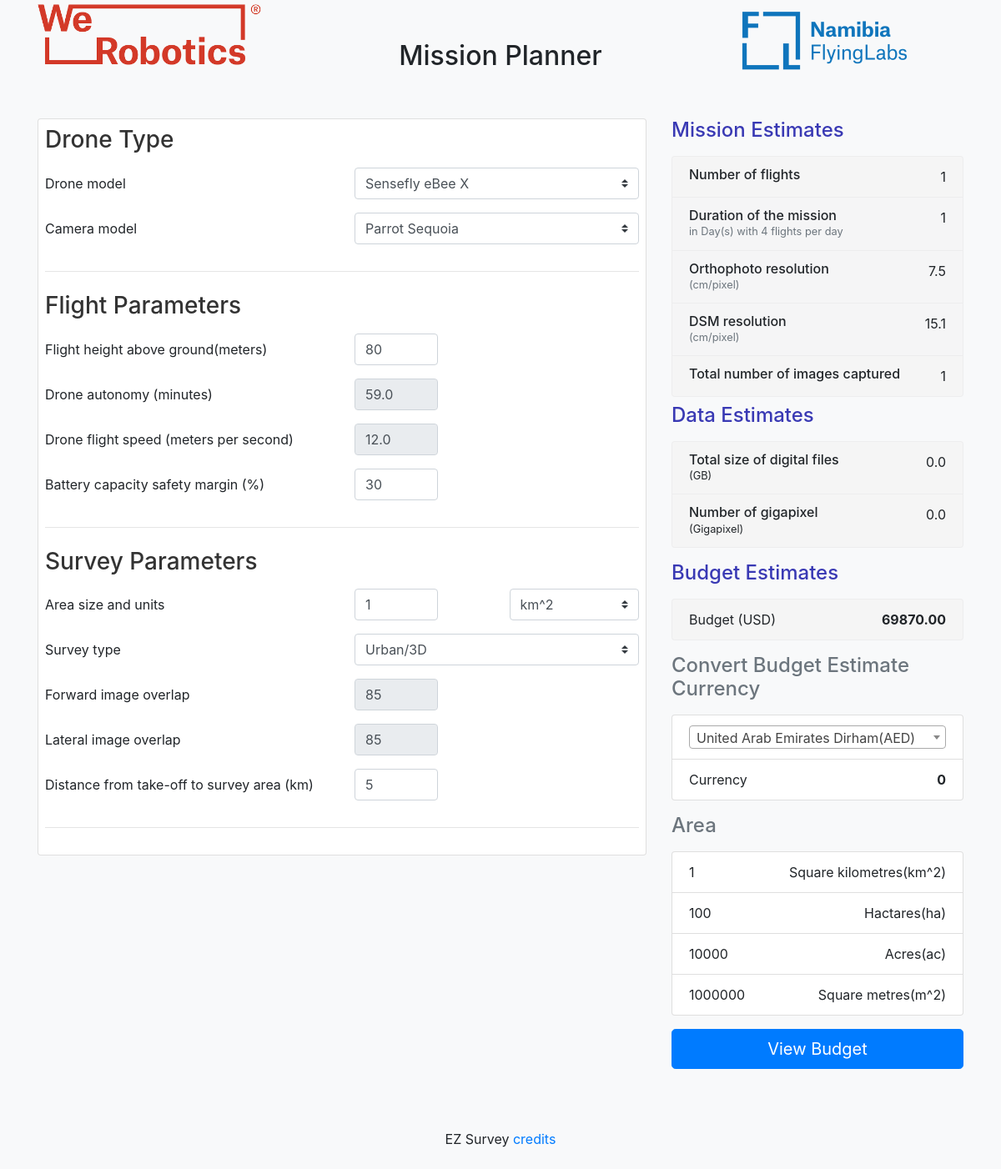
Before: / with the older database file.
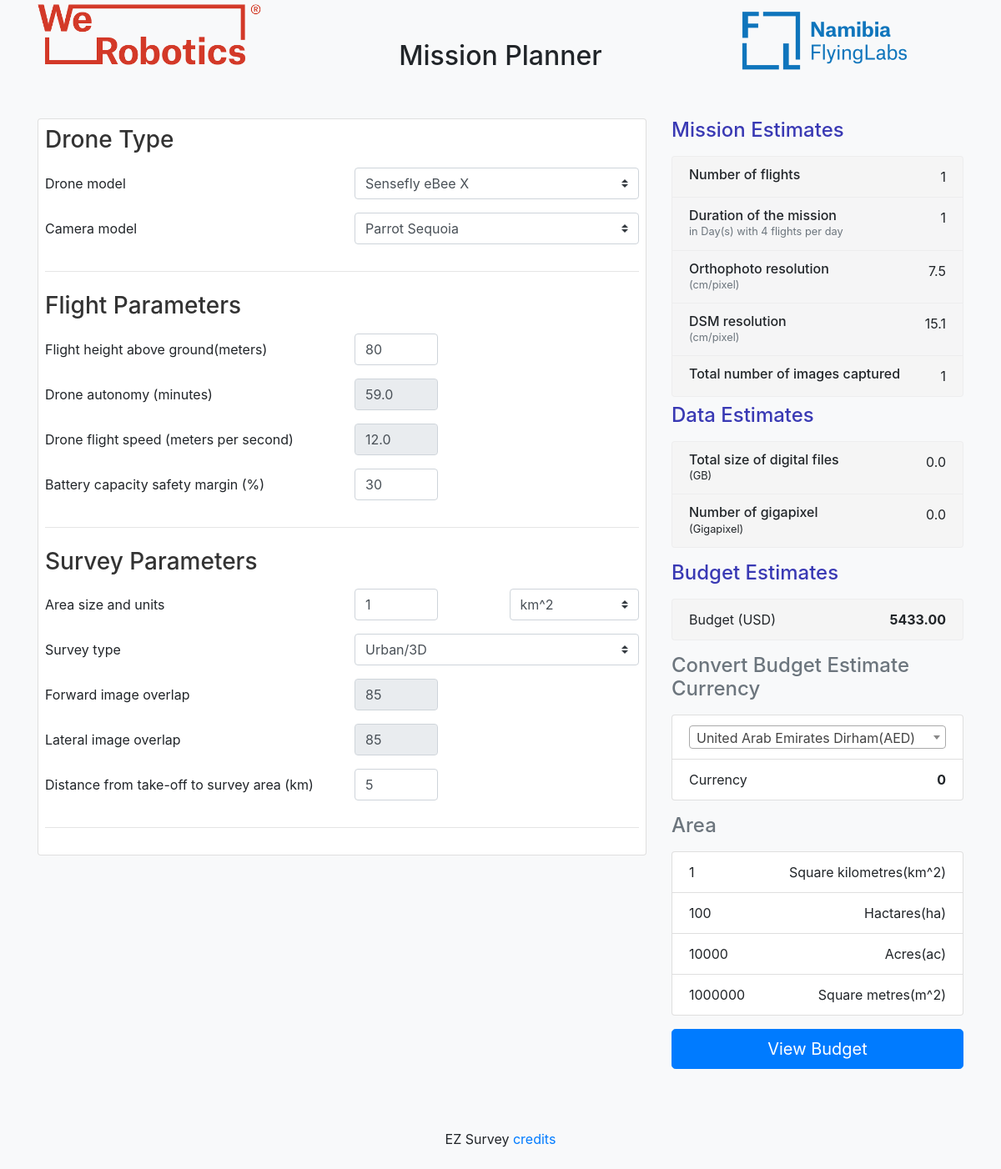
After: the same page with the newer database file.
### planner/models.py (models this page shows, shortened)
class BudgetEstimate(models.Model):
    name = models.CharField(max_length=40)
    cost = models.DecimalField(max_digits=10, decimal_places=2)

### planner/views.py (the view)
# urls.py: path('', views.index, name='index'),
def index(request):
    if request.method == "POST":
        if "back_button" in request.POST:
            planner_values = PlannerValue.objects.all()[0]
            cameras = Camera.objects.all()
            drones = Drone.objects.all()
            surveys = SurveyType.objects.all()
            currencies = Currency.objects.all()
            area_units = AreaSizeAndUnit.objects.all()
            select_survey = surveys.get(id=planner_values.survey_type_id)
            select_drone = drones.get(id=planner_values.drone_id)
            select_camera = cameras.get(id=planner_values.camera_id)
            budget_estimate = BudgetEstimate.objects.get(name='Total')
            return render(
                request,
                "planner/index.html",
                {
                    "planner_values": planner_values,
                    "cameras": cameras,
                    "drones": drones,
                    "surveys": surveys,
                    "select_drone": select_drone,
                    "select_survey": select_survey,
                    "select_camera": select_camera,
                    "budget_estimate": budget_estimate,
                    "area_units": area_units,
                    "currencies":currencies
                },
            )
        else:
            drone_id = request.POST["drone"]
            camera_id = request.POST["camera"]
            survey_type_id = request.POST["survey_select"]
            take_of_area_distance = float(request.POST["take_of_area"])
            size = int(request.POST["area_size"])
            units = request.POST["units"]
            area_size = area_calc(int(request.POST["area_size"]), request.POST["units"])
            bttry_capacity = float(request.POST["battery_capacity"])
            flight_height = float(request.POST["flight_height"])
            selected_drone = Drone.objects.get(id=drone_id)
            flight_time = 0
            cruise_speed = 0
            if selected_drone.name == 'Custom':
                flight_time = float(request.POST["flight_time_hidden"])
                cruise_speed = float(request.POST["cruise_speed_hidden"])
                custom_drone = Drone.objects.get(name='Custom')
                custom_drone.cruiseSpeed = cruise_speed
                custom_drone.flightTime = flight_time
                custom_drone.save()
            else:
                flight_time = selected_drone.flightTime
                cruise_speed = selected_drone.cruiseSpeed
            selected_survey = SurveyType.objects.get(id=survey_type_id)
            if selected_survey.name == 'Custom':
                forward = float(request.POST["forward"])
                lateral = float(request.POST["lateral"])
                modifiedSurvey =  SurveyType.objects.get(name='Custom')
                modifiedSurvey.forward=forward
                modifiedSurvey.lateral=lateral
                modifiedSurvey.save()
                custom_survey = SurveyType.objects.get(pk=selected_survey.id)
            distance_travelled_per_flight = (
                flight_time * 60 * cruise_speed
            ) / (1 + (bttry_capacity / 100) + flight_height * (0.01 / 12.5))
            cal = Calculations(
                camera_id,
                survey_type_id,
                bttry_capacity,
                flight_height,
                take_of_area_distance,
                area_size,
                distance_travelled_per_flight,
                size,
                units,
                drone_id,
            )
            planner_values = json.loads(cal.get_planner_display_values())
            cal = BudgetCalculations(planner_values['num_of_flights'], planner_values['num_images_captured'])
            cal.set_days()
            cal.calculate_budget_item_cost()
            cal.get_total_cost()
            cameras = Camera.objects.all()
            drones = Drone.objects.all()
            surveys = SurveyType.objects.all()
            currencies = Currency.objects.all()
            area_units = AreaSizeAndUnit.objects.all()
            select_survey = surveys.get(id=survey_type_id)
            select_drone = drones.get(id=drone_id)
            select_camera = cameras.get(id=camera_id)
            budget_estimate = BudgetEstimate.objects.get(name='Total')
            data = {
                    "planner_values": planner_values,
                    "budget_estimate": budget_estimate.cost
                    }
            return JsonResponse({"data": data}, status=200)
    else:
        cameras = Camera.objects.all()
        drones = Drone.objects.all()
        surveys = SurveyType.objects.all()
        area_units = AreaSizeAndUnit.objects.all()
        currencies = Currency.objects.all()
        try:
            camera_id = 15
            drone_id = 18
            survey_type_id = 1
            flight_height = 80
            bttry_capacity = 30
            size=1
            units='kilometres'
            area_size = 1
            distance_travelled_per_flight = 20988.14
            take_of_area_distance = 0.5
            select_survey = surveys.get(id=survey_type_id)
            select_drone = drones.get(id=drone_id)
            select_camera = cameras.get(id=camera_id)
            cal = Calculations(
                camera_id,
                survey_type_id,
                bttry_capacity,
                flight_height,
                take_of_area_distance,
                area_size,
                distance_travelled_per_flight,
                size,units,
                drone_id
            )
            planner_values = json.loads(cal.get_planner_display_values())
            cal = BudgetCalculations(1, 1)
            cal.set_defaults()
            budget_estimate = BudgetEstimate.objects.filter(name='Total')[0]
            return render(
                request,
                "planner/index.html",
                {
                    "planner_values": planner_values,
                    "cameras": cameras,
                    "drones": drones,
                    "surveys": surveys,
                    "select_drone": select_drone,
                    "select_survey": select_survey,
                    "select_camera": select_camera,
                    "budget_estimate": budget_estimate,
                    "area_units": area_units,
                    "currencies":currencies
                },
            )
        except Exception as e:
            return HttpResponse(str(e))

### planner/helper.py (called while the page is built)
    def set_camera_details(self):
        selected_camera = Camera.objects.get(pk=self.camera_id)
        if(selected_camera):
            self.focal_length  = selected_camera.lensFocal
            self.lat_dimension_of_sensor_px = selected_camera.pixelw
            self.fwd_dimension_of_sensor_px = selected_camera.pixelh
            self.lat_dimension_of_sensor_mm = selected_camera.sensorw
            self.fwd_dimension_of_sensor_mm = selected_camera.sensorh
            self.image_size = selected_camera.imageSize

    def set_survey_type_details(self):
        selected_survey = SurveyType.objects.get(pk=self.survey_type_id)
        if(selected_survey):
            self.lateral_image_overlap = selected_survey.lateral
            self.forward_image_overlap = selected_survey.forward

    def get_focal_length(self):
        return self.focal_length/1000

    def get_focal_length_of_lens_mm(self):
        return self.get_focal_length() * 1000

    def get_d_two_f_lateral(self):
        return self.lat_dimension_of_sensor_mm/(2*self.get_focal_length_of_lens_mm())

    def get_d_two_f_forward(self):
        return self.fwd_dimension_of_sensor_mm/(2*self.get_focal_length_of_lens_mm())

### planner/templates/planner/index.html (shortened to what the changed rows need)
<html>
<head>
  <link rel="stylesheet" href="https://stackpath.bootstrapcdn.com/bootstrap/4.5.0/css/bootstrap.min.css">
  <link href="https://cdn.jsdelivr.net/npm/select2@4.1.0-beta.1/dist/css/select2.min.css" rel="stylesheet" />
  {% load static %}
  <link rel="stylesheet" href="{% static 'main.css' %}">
</head>
<body class="bg-light">
  <div class="container">
    {% load static %}
    <div class="py-5 text-center">
      <h2>Mission Planner</h2>
    </div>
    <div class="row">
      <div class="col-md-4 order-md-2 mb-4">
        <div id="mission-estimate-content">
        <form action="{% url 'budget'%}" method="POST" id="form"> {% csrf_token %}
        <ul class="list-group mb-3">
          <li class="result list-group-item d-flex justify-content-between">
            <span>Budget (USD)</span>
            <strong id='budget_estimate'>{{ budget_estimate.cost }}</strong>
          </li>
        </ul>
       </form>
      </div>
      </div>
    </div>
    <br>
  </div>
</body>

Changed rows visible on the page:
changed BudgetEstimate: cost "69870.00" → "5433.00"
